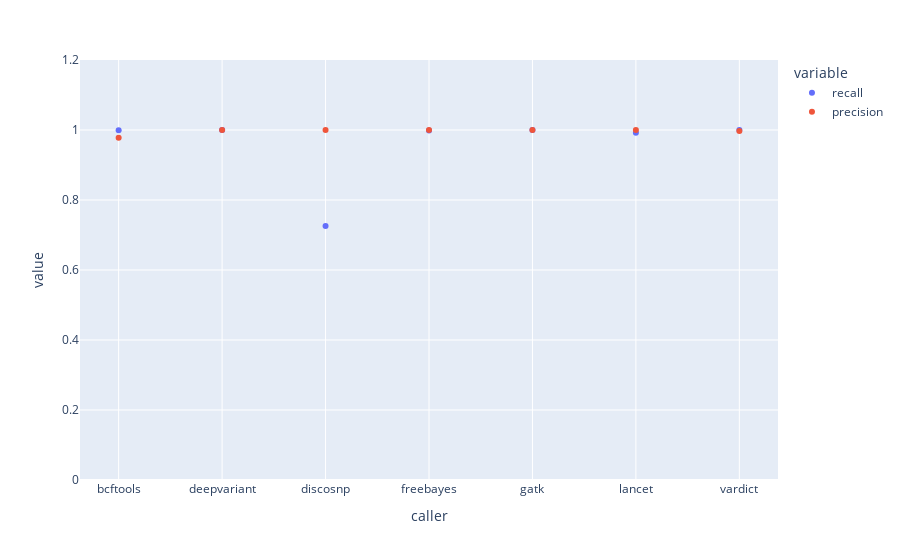

Here is the notebook cell this chart was saved with:
### Markdown cell above
### DEL only

#### 60 replicates

### Code cell
fig = px.scatter(del_summary_nofilter, x='caller', y=['recall', 'precision'], range_y=[0,1.2],
                 category_orders={'caller': ['bcftools', 'deepvariant', 'discosnp', 'freebayes', 
                                             'gatk', 'lancet', 'vardict']})
fig.show()

### Figure 1 — Plotly figure (JSON) as saved in the notebook; plotly's stock layout.template omitted (floating-point values rounded to 4 significant figures)
{"data": [{"hovertemplate": "variable=recall<br>caller=%{x}<br>value=%{y}<extra></extra>", "legendgroup": "recall", "marker": {"color": "#636efa", "symbol": "circle"}, "mode": "markers", "name": "recall", "orientation": "v", "showlegend": true, "type": "scatter", "x": ["bcftools", "discosnp", "deepvariant", "vardict", "gatk", "freebayes", "lancet"], "xaxis": "x", "y": [0.9996, 0.7257, 1, 0.9997, 1, 0.9989, 0.9924], "yaxis": "y"}, {"hovertemplate": "variable=precision<br>caller=%{x}<br>value=%{y}<extra></extra>", "legendgroup": "precision", "marker": {"color": "#EF553B", "symbol": "circle"}, "mode": "markers", "name": "precision", "orientation": "v", "showlegend": true, "type": "scatter", "x": ["bcftools", "discosnp", "deepvariant", "vardict", "gatk", "freebayes", "lancet"], "xaxis": "x", "y": [0.9779, 1, 1, 0.9972, 1, 0.9999, 1], "yaxis": "y"}], "layout": {"autosize": true, "legend": {"title": {"text": "variable"}, "tracegroupgap": 0}, "margin": {"t": 60}, "xaxis": {"anchor": "y", "autorange": true, "categoryarray": ["bcftools", "deepvariant", "discosnp", "freebayes", "gatk", "lancet", "vardict"], "categoryorder": "array", "domain": [0, 1], "range": [-0.3687, 6.369], "title": {"text": "caller"}, "type": "category"}, "yaxis": {"anchor": "x", "domain": [0, 1], "range": [0, 1.2], "title": {"text": "value"}, "type": "linear"}}}
